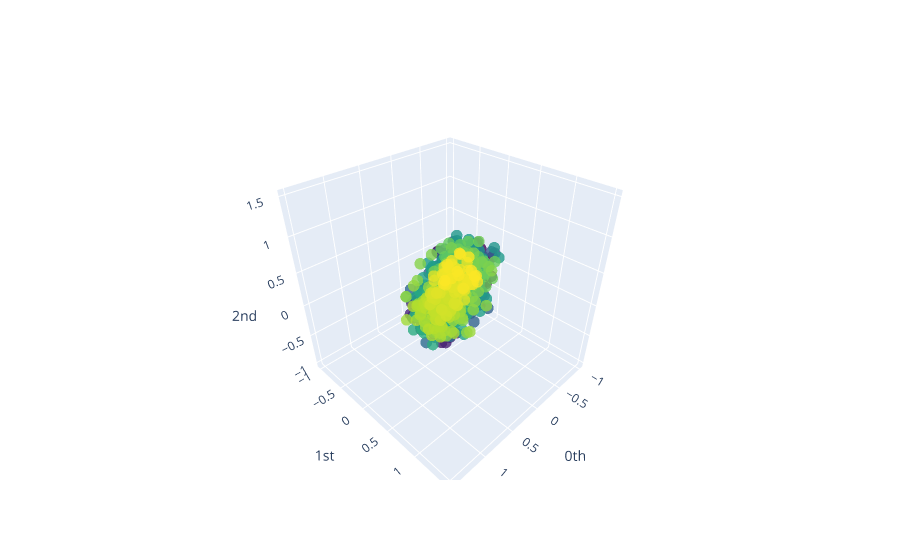

The notebook cell saved with this chart:
### Markdown cell above
Trying this for different values of $\tau$, we see that the value above does seem to be of 'optimal roundness'.

### Code cell
tau = np.pi/50 # tau is a number between 0 and 2pi

time_delay = int(tau*n_samples/(2*np.pi)) # coordinate transformation to discrete steps

embedder = SingleTakensEmbedding(parameters_type='fixed',dimension=dimension,time_delay=time_delay)
embedded_signal = embedder.fit_transform(signal)

plot_point_cloud(embedded_signal)

### Figure 1 — Plotly figure (JSON) as saved in the notebook; plotly's stock layout.template omitted (floating-point values rounded to 4 significant figures; data arrays with more than 128 entries replaced by an {"elided": "..."} marker saying what was removed)
{"data": [{"marker": {"color": {"elided": "980 int values"}, "colorscale": [[0, "#440154"], [0.1111, "#482878"], [0.2222, "#3e4989"], [0.3333, "#31688e"], [0.4444, "#26828e"], [0.5556, "#1f9e89"], [0.6667, "#35b779"], [0.7778, "#6ece58"], [0.8889, "#b5de2b"], [1, "#fde725"]], "opacity": 0.8, "size": 4}, "mode": "markers", "type": "scatter3d", "x": {"elided": "980 float values"}, "y": {"elided": "980 float values"}, "z": {"elided": "980 float values"}}], "layout": {"scene": {"xaxis": {"exponentformat": "e", "showexponent": "all", "title": {"text": "0th"}, "type": "linear"}, "yaxis": {"exponentformat": "e", "showexponent": "all", "title": {"text": "1st"}, "type": "linear"}, "zaxis": {"exponentformat": "e", "showexponent": "all", "title": {"text": "2nd"}, "type": "linear"}}}}
